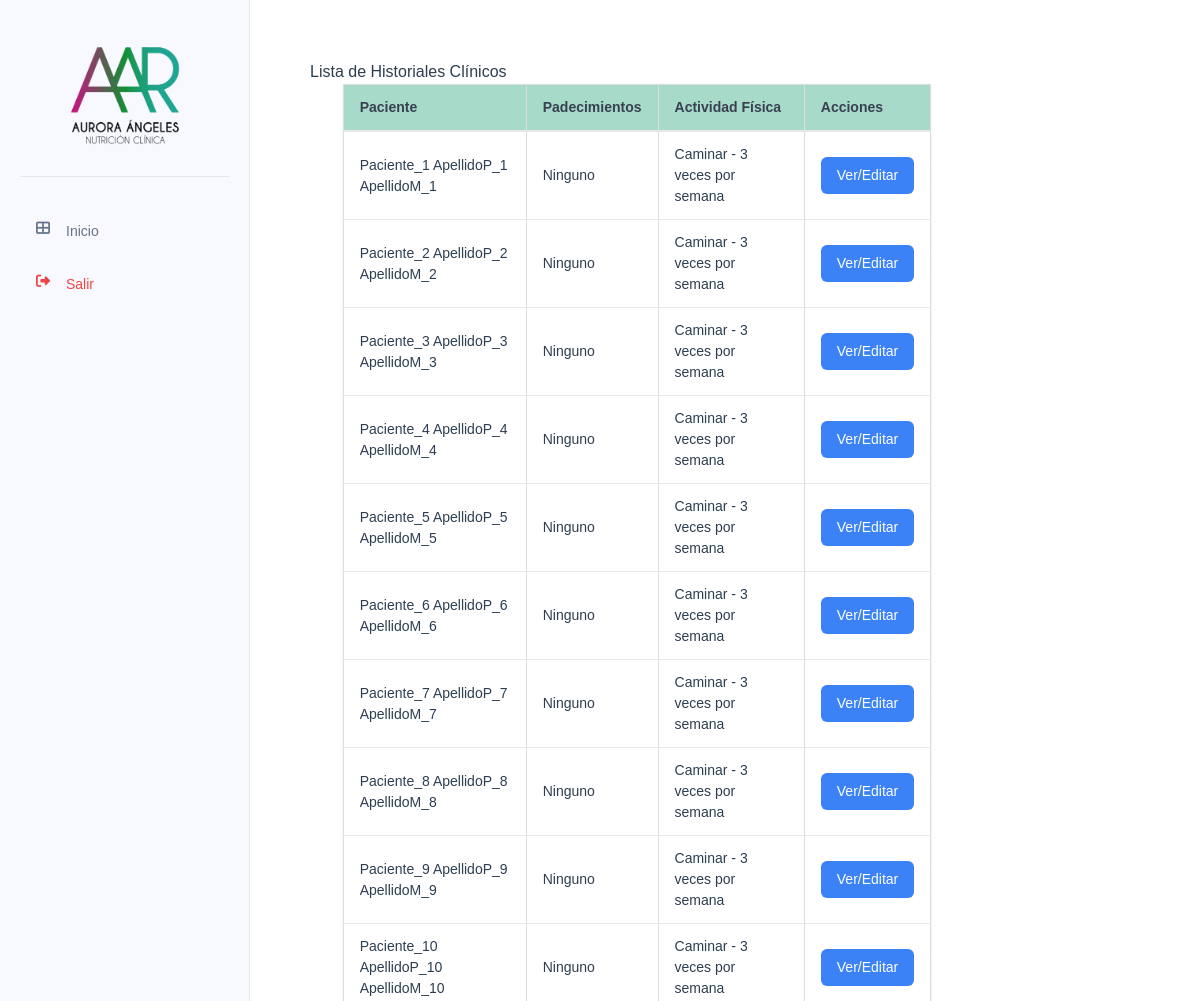
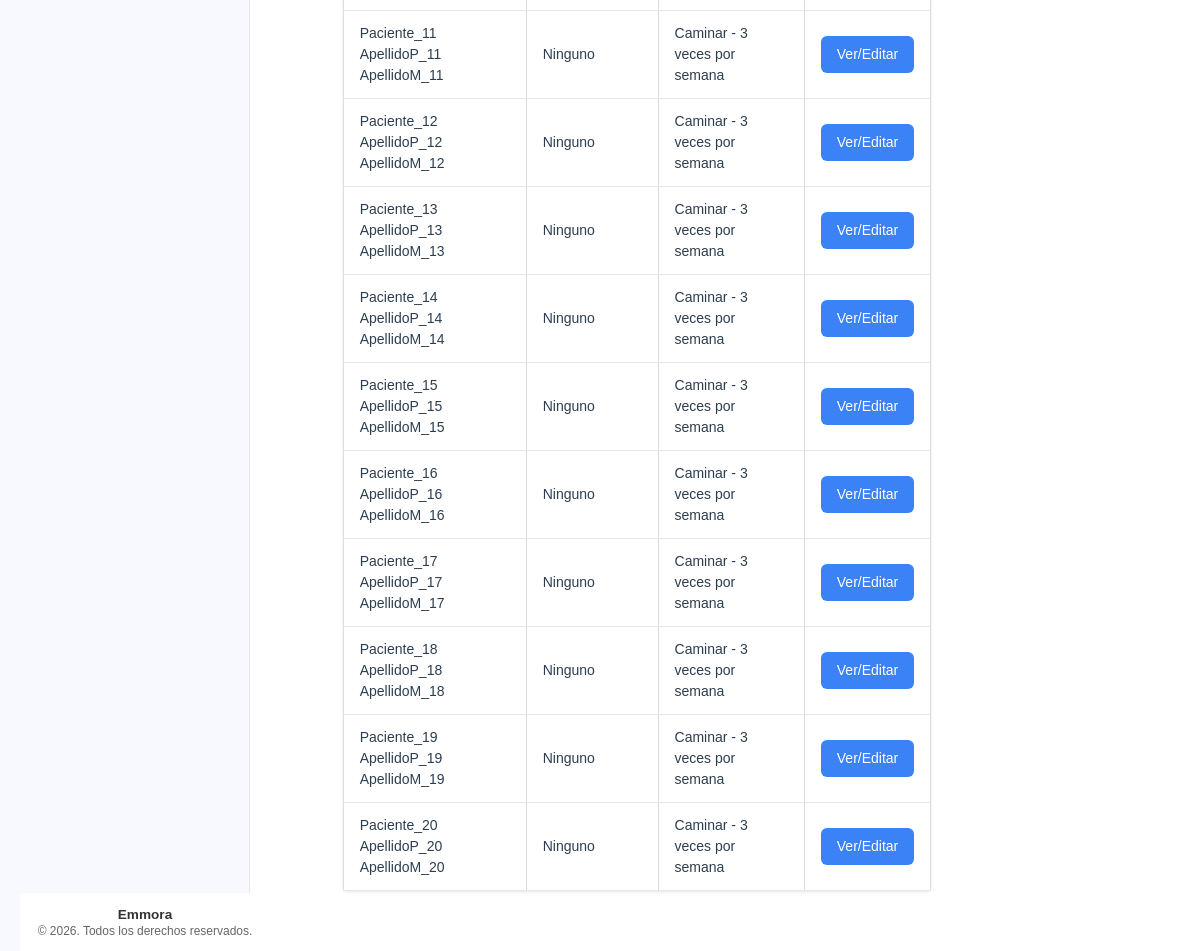
Screenshot of /historial-clinico/ with the database file from the repository (2 pictures, top to bottom).
### tables this page shows
CREATE TABLE historial_clinico (
    id INTEGER PRIMARY KEY AUTOINCREMENT,
    paciente_id INTEGER NOT NULL,
    cirugias TEXT,
    padecimientos TEXT,
    medicamentos TEXT,
    suplementos TEXT,
    enfermedades_previas TEXT,
    enfermedades_actuales TEXT,
    tipo_actividad_fisica TEXT,
    frecuencia_actividad_fisica TEXT,
    tiempo_actividad_fisica TEXT,
    numero_comidas_diarias INTEGER,
    alimentos_normales TEXT,
    alimentos_no_gustados TEXT,
    FOREIGN KEY (paciente_id) REFERENCES pacientes (id)
);

CREATE TABLE pacientes (
    id INTEGER PRIMARY KEY AUTOINCREMENT,
    nombre TEXT NOT NULL,
    apellido_paterno TEXT NOT NULL,
    apellido_materno TEXT NOT NULL,
    genero TEXT NOT NULL CHECK (genero IN ('hombre', 'mujer')),
    fecha_nacimiento DATE NOT NULL,
    telefono TEXT NOT NULL,
    correo TEXT UNIQUE NOT NULL,
    ciudad TEXT NOT NULL,
    fecha_registro TIMESTAMP DEFAULT CURRENT_TIMESTAMP,
    status TEXT NOT NULL DEFAULT 'activo' CHECK (status IN ('activo', 'inactivo'))
);

### app/controllers/historial_clinico.py (the view)
@historial_clinico.route('/')
def lista_historiales():
    historiales = HistorialClinico.obtener_todos()
    return render_template('historiales/lista_historiales.html', historiales=historiales)

### app/db.py (called while the page is built)
def get_db():
    if 'db' not in g:
        try:
            db_path = os.environ.get('DATABASE_URL', 'pacientes.db')
            g.db = sqlite3.connect(
                db_path,
                detect_types=sqlite3.PARSE_DECLTYPES
            )
            g.db.row_factory = sqlite3.Row
        except sqlite3.Error as e:
            logger.error(f"Error crítico al conectar con la base de datos SQLite: {e}")
            raise e
    return g.db

def query_db(query, args=(), one=False):
    try:
        cur = get_db().execute(query, args)
        rv = cur.fetchall()
        cur.close()
        return (rv[0] if rv else None) if one else rv
    except sqlite3.Error as e:
        logger.error(f"Error al ejecutar query: {query}. Args: {args}. Detalle: {e}")
        raise e

### app/models/historial_clinico.py (called while the page is built)
    @staticmethod
    def obtener_todos():
        return query_db('''
            SELECT h.*, p.nombre, p.apellido_paterno, p.apellido_materno
            FROM historial_clinico h
            JOIN pacientes p ON h.paciente_id = p.id
        ''')

### app/templates/historiales/lista_historiales.html (shortened to what this page needs)
{% extends "base/base.html" %}
{% block content %}
<div class="valoracion-container">
    <h2>Lista de Historiales Clínicos</h2>
    <table class="table">
        <thead>
            <tr>
                <th class="table__header">Paciente</th>
                <th class="table__header">Padecimientos</th>
                <th class="table__header">Actividad Física</th>
                <th class="table__header">Acciones</th>
            </tr>
        </thead>
        <tbody>
            {% for historial in historiales %}
            <tr>
                <td class="table__cell">{{ historial['nombre'] }} {{ historial['apellido_paterno'] }} {{ historial['apellido_materno'] }}</td>
                <td class="table__cell">{{ historial['padecimientos'] }}</td>
                <td class="table__cell">{{ historial['tipo_actividad_fisica'] }} - {{ historial['frecuencia_actividad_fisica'] }}</td>
                <td class="table__cell">
                    <a href="{{ url_for('historial_clinico.ver_crear_historial', paciente_id=historial['paciente_id']) }}" class="action-button">Ver/Editar</a>
                </td>
            </tr>
            {% endfor %}
        </tbody>
    </table>
</div>
{% endblock %}

### app/static/css/components/_tables.css (style rules this page uses)
.table { width: 100%; border-collapse: collapse; margin-bottom: 1rem; }
.table__header { background-color: #f8f9fa; padding: 12px; text-align: left; border-bottom: 2px solid #dee2e6; }
.table__cell { padding: 12px; border-bottom: 1px solid #dee2e6; }

### app/static/css/components/_buttons.css (style rules this page uses)
.action-button { display: inline-flex; align-items: center; gap: 0.5rem; padding: 8px 16px; background-color: #3498db; color: white; border: none; border-radius: 4px; text-decoration: none; cursor: pointer; transition: background-color 0.3s; }

### app/static/css/style.css (style rules this page uses)
body { font-family: Arial, sans-serif; margin: 0; padding: 0; color: #2c3e50; }
.table { width: 100%; border-collapse: collapse; margin: 20px 0; font-size: 16px; text-align: left; }
.table__header, .table__cell { border: 1px solid #ddd; padding: 8px; text-align: left; }
.table__header { background-color: #f2f2f2; }
.table { max-width: 90%; background-color: white; margin: 0 auto; box-shadow: 0 1px 3px rgba(0, 0, 0, 0.1); border-radius: 4px; }
.table__header { padding: 12px 16px; text-align: left; font-weight: 600; font-size: 0.875rem; color: #374151; background-color: #119b6e5e; border-bottom: 2px solid #e5e7eb; }
.table__cell { padding: 12px 16px; font-size: 0.875rem; border-bottom: 1px solid #e5e7eb; }
.action-button { display: inline-flex; align-items: center; padding: 0.5rem 1rem; font-size: 0.875rem; font-weight: 500; border-radius: 0.375rem; background-color: #3b82f6; color: white; text-decoration: none; transition: background-color 0.2s; }
.valoracion-container { max-width: 1200px; margin: 0 auto; padding: 20px; background-color: #fff; }
.action-button { display: inline-flex; align-items: center; gap: 0.5rem; padding: 0.5rem 1rem; background-color: #3b82f6; color: white; border-radius: 0.375rem; text-decoration: none; font-size: 0.875rem; font-weight: 500; transition: background-color 0.2s; }

### rows the page displays
historial_clinico: nombre "Paciente_1", apellido_paterno "ApellidoP_1", apellido_materno "ApellidoM_1", padecimientos "Ninguno", tipo_actividad_fisica "Caminar", frecuencia_actividad_fisica "3 veces por semana"
historial_clinico: nombre "Paciente_2", apellido_paterno "ApellidoP_2", apellido_materno "ApellidoM_2", padecimientos "Ninguno", tipo_actividad_fisica "Caminar", frecuencia_actividad_fisica "3 veces por semana"
historial_clinico: nombre "Paciente_3", apellido_paterno "ApellidoP_3", apellido_materno "ApellidoM_3", padecimientos "Ninguno", tipo_actividad_fisica "Caminar", frecuencia_actividad_fisica "3 veces por semana"
historial_clinico: nombre "Paciente_4", apellido_paterno "ApellidoP_4", apellido_materno "ApellidoM_4", padecimientos "Ninguno", tipo_actividad_fisica "Caminar", frecuencia_actividad_fisica "3 veces por semana"
historial_clinico: nombre "Paciente_5", apellido_paterno "ApellidoP_5", apellido_materno "ApellidoM_5", padecimientos "Ninguno", tipo_actividad_fisica "Caminar", frecuencia_actividad_fisica "3 veces por semana"
historial_clinico: nombre "Paciente_6", apellido_paterno "ApellidoP_6", apellido_materno "ApellidoM_6", padecimientos "Ninguno", tipo_actividad_fisica "Caminar", frecuencia_actividad_fisica "3 veces por semana"
historial_clinico: nombre "Paciente_7", apellido_paterno "ApellidoP_7", apellido_materno "ApellidoM_7", padecimientos "Ninguno", tipo_actividad_fisica "Caminar", frecuencia_actividad_fisica "3 veces por semana"
historial_clinico: nombre "Paciente_8", apellido_paterno "ApellidoP_8", apellido_materno "ApellidoM_8", padecimientos "Ninguno", tipo_actividad_fisica "Caminar", frecuencia_actividad_fisica "3 veces por semana"
historial_clinico: nombre "Paciente_9", apellido_paterno "ApellidoP_9", apellido_materno "ApellidoM_9", padecimientos "Ninguno", tipo_actividad_fisica "Caminar", frecuencia_actividad_fisica "3 veces por semana"
historial_clinico: nombre "Paciente_10", apellido_paterno "ApellidoP_10", apellido_materno "ApellidoM_10", padecimientos "Ninguno", tipo_actividad_fisica "Caminar", frecuencia_actividad_fisica "3 veces por semana"
historial_clinico: nombre "Paciente_11", apellido_paterno "ApellidoP_11", apellido_materno "ApellidoM_11", padecimientos "Ninguno", tipo_actividad_fisica "Caminar", frecuencia_actividad_fisica "3 veces por semana"
historial_clinico: nombre "Paciente_12", apellido_paterno "ApellidoP_12", apellido_materno "ApellidoM_12", padecimientos "Ninguno", tipo_actividad_fisica "Caminar", frecuencia_actividad_fisica "3 veces por semana"
historial_clinico: nombre "Paciente_13", apellido_paterno "ApellidoP_13", apellido_materno "ApellidoM_13", padecimientos "Ninguno", tipo_actividad_fisica "Caminar", frecuencia_actividad_fisica "3 veces por semana"
historial_clinico: nombre "Paciente_14", apellido_paterno "ApellidoP_14", apellido_materno "ApellidoM_14", padecimientos "Ninguno", tipo_actividad_fisica "Caminar", frecuencia_actividad_fisica "3 veces por semana"
historial_clinico: nombre "Paciente_15", apellido_paterno "ApellidoP_15", apellido_materno "ApellidoM_15", padecimientos "Ninguno", tipo_actividad_fisica "Caminar", frecuencia_actividad_fisica "3 veces por semana"
historial_clinico: nombre "Paciente_16", apellido_paterno "ApellidoP_16", apellido_materno "ApellidoM_16", padecimientos "Ninguno", tipo_actividad_fisica "Caminar", frecuencia_actividad_fisica "3 veces por semana"
historial_clinico: nombre "Paciente_17", apellido_paterno "ApellidoP_17", apellido_materno "ApellidoM_17", padecimientos "Ninguno", tipo_actividad_fisica "Caminar", frecuencia_actividad_fisica "3 veces por semana"
historial_clinico: nombre "Paciente_18", apellido_paterno "ApellidoP_18", apellido_materno "ApellidoM_18", padecimientos "Ninguno", tipo_actividad_fisica "Caminar", frecuencia_actividad_fisica "3 veces por semana"
historial_clinico: nombre "Paciente_19", apellido_paterno "ApellidoP_19", apellido_materno "ApellidoM_19", padecimientos "Ninguno", tipo_actividad_fisica "Caminar", frecuencia_actividad_fisica "3 veces por semana"
historial_clinico: nombre "Paciente_20", apellido_paterno "ApellidoP_20", apellido_materno "ApellidoM_20", padecimientos "Ninguno", tipo_actividad_fisica "Caminar", frecuencia_actividad_fisica "3 veces por semana"
